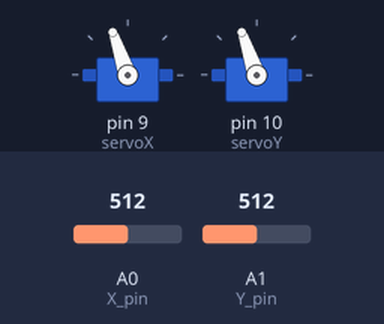
A sketch run on a simulated Arduino Uno, built with avr-gcc and run on an emulated ATmega328P. Shown: 2 × servo. The test bench sets the inputs (shaded band); at power-on: A0 (X_pin) = 512, A1 (Y_pin) = 512.

Above: at 1.2 s.
1.3 s: A0 (X_pin) set to 716
At 2.8 s:
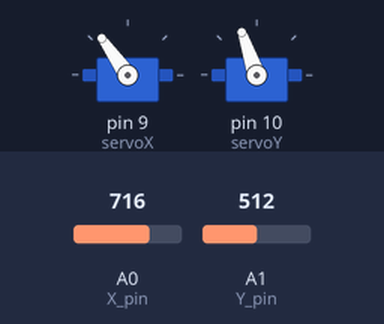
3.1 s: A1 (Y_pin) set to 900
At 4.1 s:
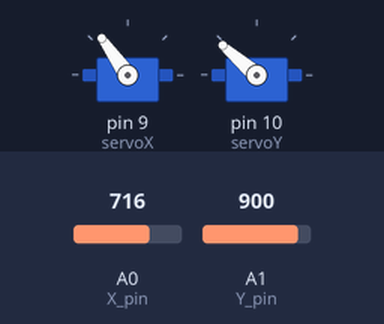
5.3 s: A0 (X_pin) set to 122
At 7.5 s:
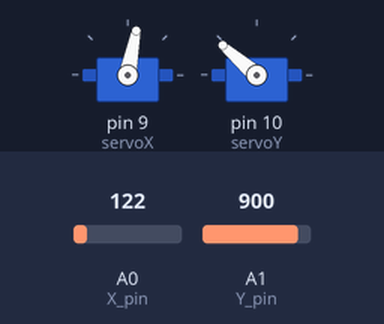
7.9 s: A1 (Y_pin) set to 0
At 10.4 s:
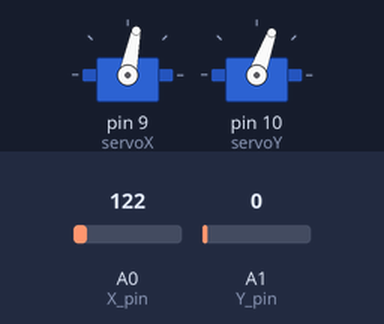
10.9 s: A0 (X_pin) set to 306
At 12.4 s:
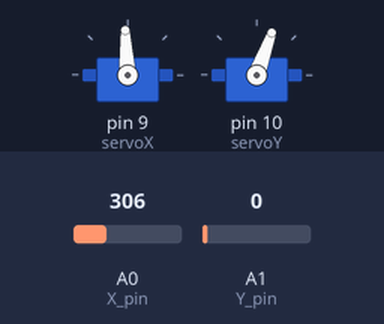
12.7 s: A1 (Y_pin) set to 306
At 14.0 s:
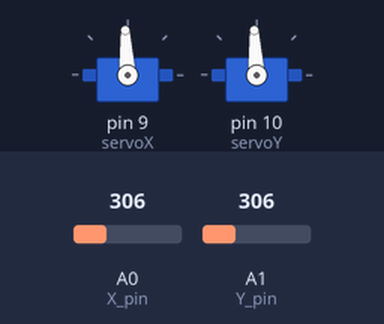
Timing chart, 0 to 15.7 s (numbered marks = the images above; inputs shaded):
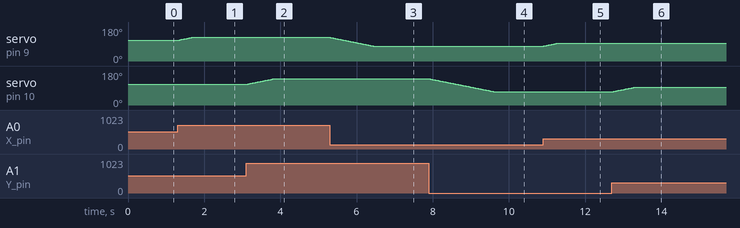

Measured:
- after the input at 1.3 s, servo on pin 9 (servoX): moves from 109° to 125° over 0.37 s, starting at once
- after the input at 3.1 s, servo on pin 10 (servoY): moves from 109° to 139° over 0.73 s, starting at once
- after the input at 5.3 s, servo on pin 9 (servoX): moves from 125° to 79° over 1.1 s, starting at once
- after the input at 7.9 s, servo on pin 10 (servoY): moves from 139° to 70° over 1.7 s, starting at once
- after the input at 10.9 s, servo on pin 9 (servoX): moves from 79° to 93° over 0.33 s, starting at once
- after the input at 12.7 s, servo on pin 10 (servoY): moves from 70° to 93° over 0.55 s, starting at once

The sketch:

twoServos.ino
```cpp
#include <Servo.h>

#define SERVO_SPEED 25  //(minimum number of milliseconds per degree)
const int SW_pin = 2;   // digital pin connected to switch output
const int X_pin = 0;    // analog pin connected to X output
const int Y_pin = 1;    // analog pin connected to Y output
Servo servoX;  // create servo object to control a servo
Servo servoY;  // create servo object to control a servo
// twelve servo objects can be created on most boards

void setup() {
  pinMode(SW_pin, INPUT);
  digitalWrite(SW_pin, HIGH);
  Serial.begin(9600);
  servoX.attach(9);   // attaches the servo on pin 9 to the servo object
  servoX.write(110);  // Sets initial position of X servo
  servoY.attach(10);  // attaches the servo on pin 10 to the servo object
  servoY.write(110);  // Sets initial position of Y servo
}

void loop() {
  static unsigned long servo_time;

 // check time since last servo position update
 if ((millis()-servo_time) >= SERVO_SPEED) {
   servo_time = millis(); // save time reference for next position update

    int servoXpos = 70 + analogRead(X_pin)/13;
    int servoYpos = 70 + analogRead(Y_pin)/13;
    /*Serial.print("X-axis: ");
    Serial.print(xpos);
    Serial.print("\n");*/

     // update servoX position
     // if desired position is different from current position move one step left or right
     if (servoXpos > servoX.read()) servoX.write(servoX.read() + 1);
     else if (servoXpos < servoX.read()) servoX.write(servoX.read() - 1);

     // update servoY position
     // if desired position is different from current position move one step left or right
     if (servoYpos > servoY.read()) servoY.write(servoY.read() + 1);
     else if (servoYpos < servoY.read()) servoY.write(servoY.read() - 1);

 }
}
```
